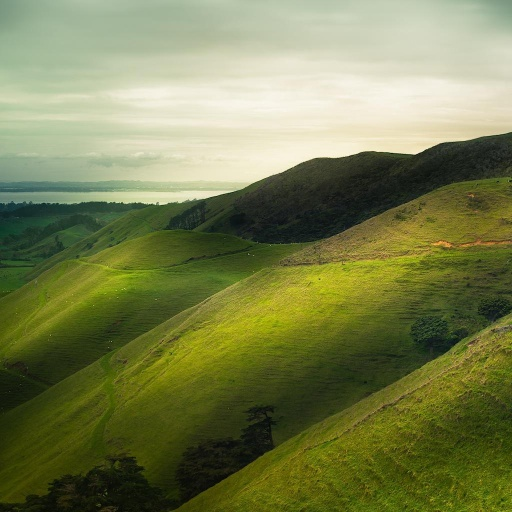
#> input picture img/mini_data/raw/00000000.jpg, 512 x 512 px, found by its file name; its folder holds only this picture in this run
$ jupyter execute plot.ipynb
#> lines starting #> are read from the running program, lines starting #| are printed output that depends on the picture
[cell 1]
import os
import random
import cv2
import numpy as np
import matplotlib.pyplot as plt

[cell 2]
def split_images_cv2_with_highlight(input_folder_path, output_folder_path):
#> called with input_folder_path = 'C:/Users/OS/Desktop/cv/data2/raw', output_folder_path = 'C:/Users/OS/Desktop/cv/data2/split'
    for image_name in os.listdir(input_folder_path):
        image_path = os.path.join(input_folder_path, image_name)

        if image_name.lower().endswith(('png', 'jpg', 'jpeg')):
            # Đọc ảnh
            image = cv2.imread(image_path)
#> image is the input picture: shape (512, 512, 3); mean B, G, R 79.2, 126.8, 120.2
            if image is None:
                print(f"Không thể đọc ảnh: {image_name}")
                continue

            # Chuyển đổi màu BGR sang RGB
            image_rgb = cv2.cvtColor(image, cv2.COLOR_BGR2RGB)
            height, width, _ = image.shape
#> height = 512; width = 512

            # [12 lines of commented-out code are left out]
            while True:
                left_split_ratio = random.uniform(0.4, 0.8)
                right_split_ratio = random.uniform(0.4, 0.8)
                if left_split_ratio + right_split_ratio >= 1:
                    break

            left_split = int(width * left_split_ratio)
#> left_split = 377
            right_split = int(width * right_split_ratio)
#> right_split = 360

            # Tạo hình ảnh với lớp màng trong suốt màu đỏ
            highlight_image = image_rgb.copy()
            overlay = highlight_image.copy()
            overlay[:, left_split:right_split, :] = (255, 0, 0)  # Màu đỏ
            alpha = 0.7  # Độ trong suốt
            highlight_image = cv2.addWeighted(overlay, alpha, highlight_image, 1 - alpha, 0)

            # Tách ảnh
            left_image = image[:, :left_split]
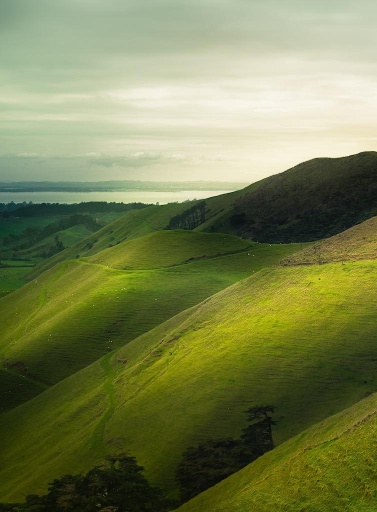
#> left_image: shape (512, 377, 3); mean B, G, R 81.1, 128.1, 120.2
            right_image = image[:, width - right_split:]
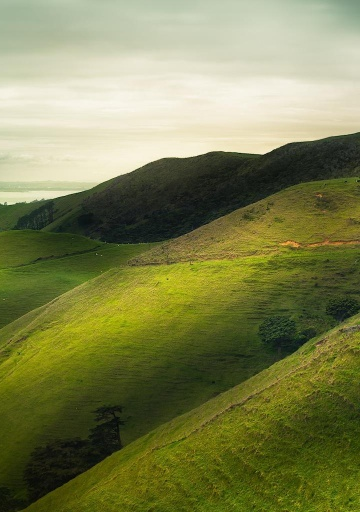
#> right_image: shape (512, 360, 3); mean B, G, R 80.5, 129.3, 125.5

            # Chuyển đổi màu để hiển thị
            left_image_rgb = cv2.cvtColor(left_image, cv2.COLOR_BGR2RGB)
            right_image_rgb = cv2.cvtColor(right_image, cv2.COLOR_BGR2RGB)


            # Hiển thị các bước xử lý
            fig, axes = plt.subplots(2, 2, figsize=(12, 12))
            axes[0, 0].imshow(image_rgb)
            axes[0, 0].set_title("Ảnh gốc")
            axes[0, 0].axis("off")

            axes[0, 1].imshow(highlight_image)
            axes[0, 1].set_title("Ảnh gốc với vùng overlap")
            axes[0, 1].axis("off")

            axes[1, 0].imshow(left_image_rgb)
            axes[1, 0].set_title("Ảnh bên trái")
            axes[1, 0].axis("off")

            axes[1, 1].imshow(right_image_rgb)
            axes[1, 1].set_title("Ảnh bên phải")
            axes[1, 1].axis("off")

            plt.tight_layout()
            plt.savefig("data.png")
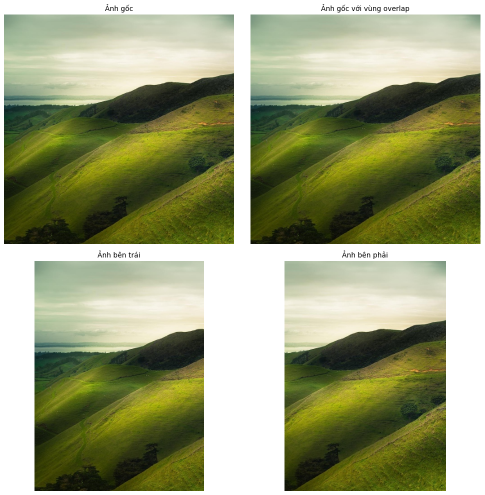
#> figure drawn by matplotlib, 4 panels
            plt.show()

            # Tạo thư mục con dựa trên tên ảnh
            base_name = os.path.splitext(image_name)[0]
            output_folder = os.path.join(output_folder_path, base_name)
            os.makedirs(output_folder, exist_ok=True)

            # Lưu ảnh đã tách
            left_image_path = os.path.join(output_folder, f"{base_name}_left.png")
            right_image_path = os.path.join(output_folder, f"{base_name}_right.png")

            cv2.imwrite(left_image_path, left_image_rgb)
            cv2.imwrite(right_image_path, right_image_rgb)

            print(f"Đã tách và lưu ảnh: {image_name}")

    print("Hoàn thành xử lý tất cả ảnh.")

$ run again, on img/mini_data/raw/00000000_(5).jpg
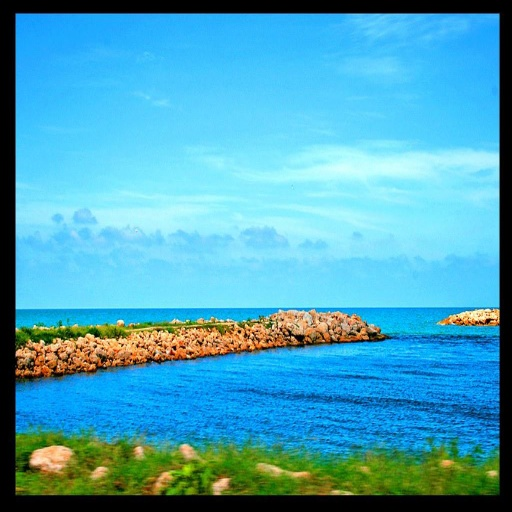
#> input picture img/mini_data/raw/00000000_(5).jpg, 512 x 512 px, found by its file name
#> in split_images_cv2_with_highlight, image is the input picture: shape (512, 512, 3); mean B, G, R 188.2, 163.9, 74.9
#> in split_images_cv2_with_highlight, `right_image = image[:, width - right_split:]`:
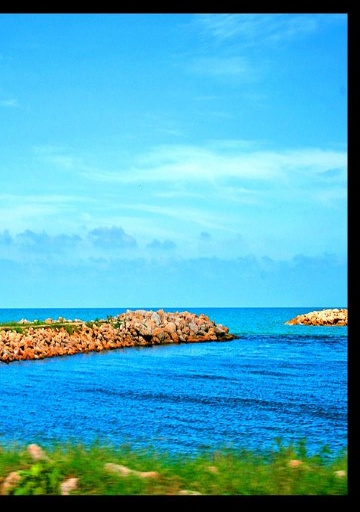
#> right_image: shape (512, 360, 3); mean B, G, R 195.6, 169.5, 76.5
#> in split_images_cv2_with_highlight, `plt.savefig("data.png")`:
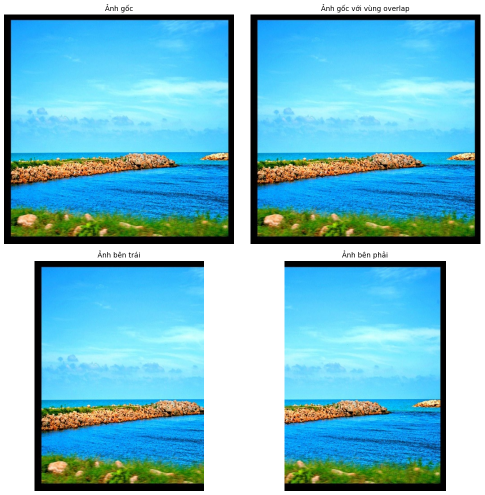
#> figure drawn by matplotlib, 4 panels

$ run again, on img/mini_data/raw/00000000_(6).jpg
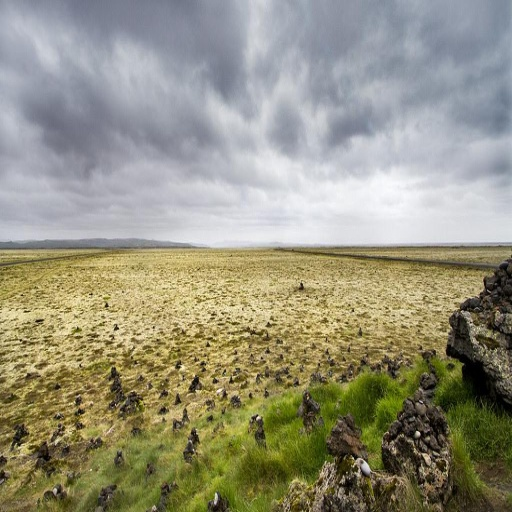
#> input picture img/mini_data/raw/00000000_(6).jpg, 512 x 512 px, found by its file name
#> in split_images_cv2_with_highlight, image is the input picture: shape (512, 512, 3); mean B, G, R 126, 147.2, 149.9
#> in split_images_cv2_with_highlight, `right_image = image[:, width - right_split:]`:
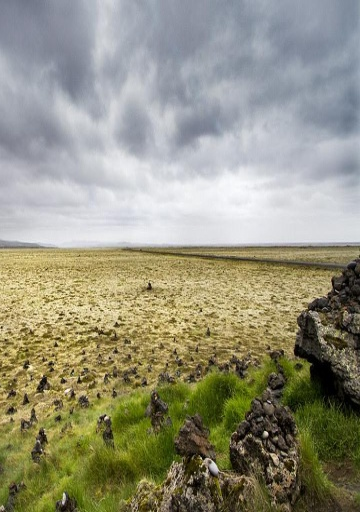
#> right_image: shape (512, 360, 3); mean B, G, R 126.1, 147, 148.7
#> in split_images_cv2_with_highlight, `plt.savefig("data.png")`:
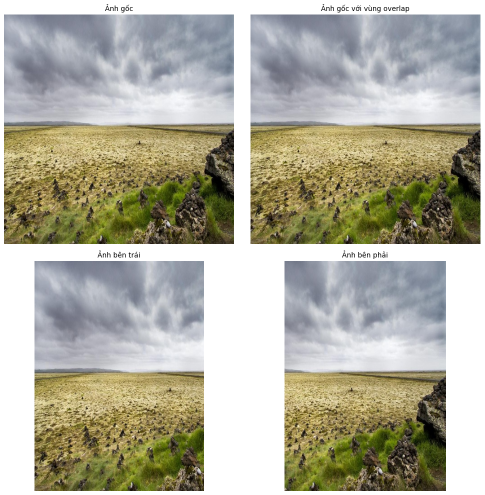
#> figure drawn by matplotlib, 4 panels

$ run again, on img/mini_data/raw/00000000_(7).jpg
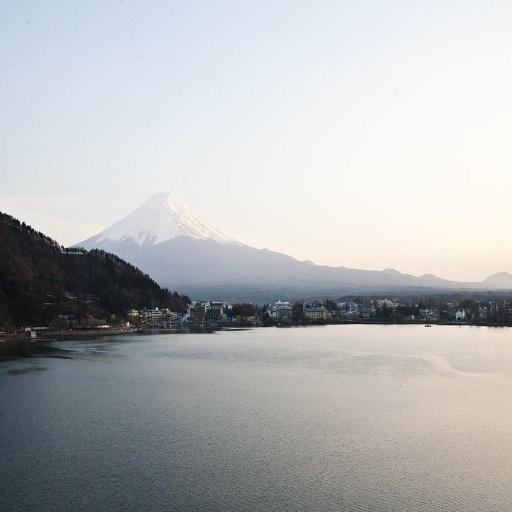
#> input picture img/mini_data/raw/00000000_(7).jpg, 512 x 512 px, found by its file name
#> in split_images_cv2_with_highlight, image is the input picture: shape (512, 512, 3); mean B, G, R 182.6, 181.1, 179.2
#> in split_images_cv2_with_highlight, `right_image = image[:, width - right_split:]`:
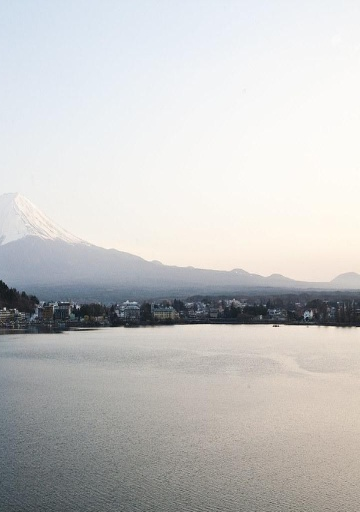
#> right_image: shape (512, 360, 3); mean B, G, R 196.2, 197, 197.4
#> in split_images_cv2_with_highlight, `plt.savefig("data.png")`:
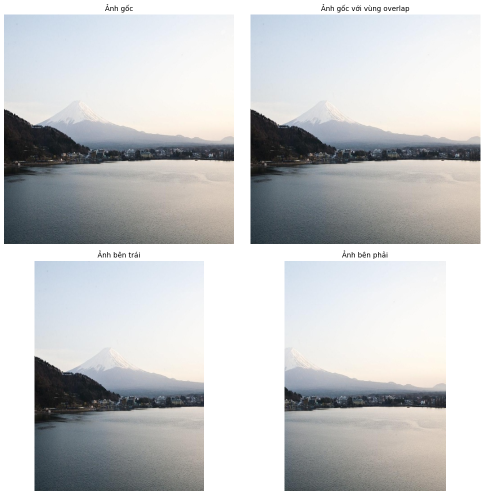
#> figure drawn by matplotlib, 4 panels

$ run again, on img/mini_data/raw/00000000_(2).jpg
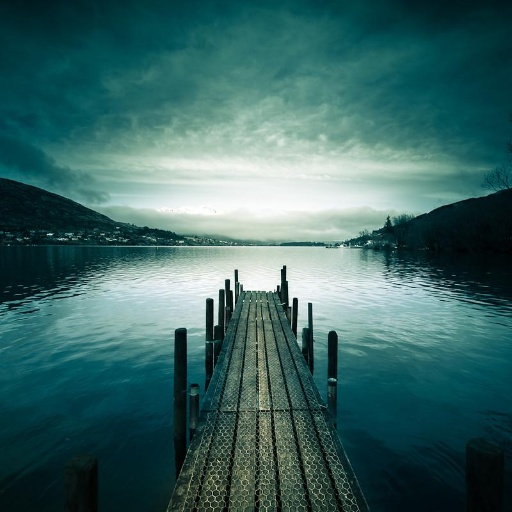
#> input picture img/mini_data/raw/00000000_(2).jpg, 512 x 512 px, found by its file name
#> in split_images_cv2_with_highlight, image is the input picture: shape (512, 512, 3); mean B, G, R 100.6, 102.2, 59.8
#> in split_images_cv2_with_highlight, `right_image = image[:, width - right_split:]`:
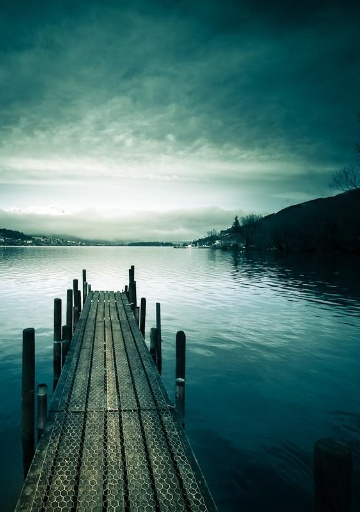
#> right_image: shape (512, 360, 3); mean B, G, R 108.3, 111.4, 72.2
#> in split_images_cv2_with_highlight, `plt.savefig("data.png")`:
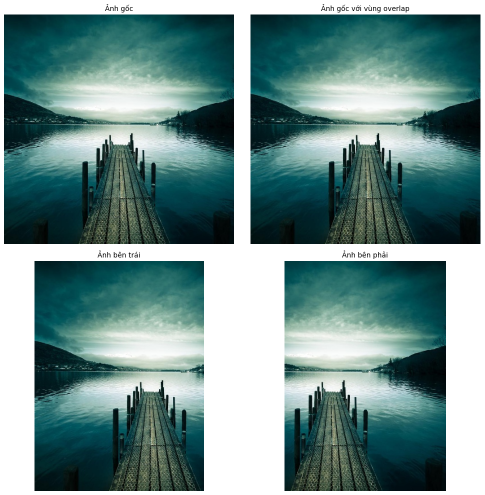
#> figure drawn by matplotlib, 4 panels
